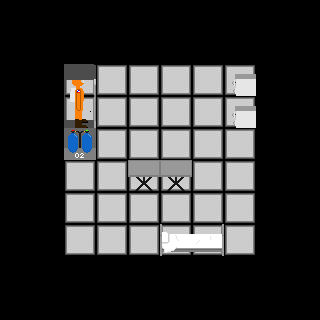

Below is a game level as drawn by its tile map, then a one-line description and the .tmx file that defines it, in full:
An orthogonal 10x10 tile map with 32x32 px tiles, 2 tile layers (Tile Layer 1, Tile Layer 2).

<map version="1.2" tiledversion="1.2.5" orientation="orthogonal" renderorder="right-down" width="10" height="10" tilewidth="32" tileheight="32" infinite="0" nextlayerid="3" nextobjectid="1">
 <tileset firstgid="1" source="../tilesets/Assept_Pack_1.tsx" />
 <layer id="1" name="Tile Layer 1" width="10" height="10">
  <data encoding="csv">
0,0,0,0,0,0,0,0,0,0,
0,0,0,0,0,0,0,0,0,0,
0,0,1,1,1,1,1,1,0,0,
0,0,1,1,1,1,1,1,0,0,
0,0,1,1,1,1,1,1,0,0,
0,0,1,1,1,1,1,1,0,0,
0,0,1,1,1,1,1,1,0,0,
0,0,1,1,1,1,1,1,0,0,
0,0,0,0,0,0,0,0,0,0,
0,0,0,0,0,0,0,0,0,0
</data>
 </layer>
 <layer id="2" name="Tile Layer 2" width="10" height="10">
  <data encoding="csv">
0,0,0,0,0,0,0,0,0,0,
0,0,0,0,0,0,0,0,0,0,
0,0,9,0,0,0,0,7,0,0,
0,0,17,0,0,0,0,7,0,0,
0,0,5,0,0,0,0,0,0,0,
0,0,1,0,2,2,0,0,0,0,
0,0,1,0,0,0,0,0,0,0,
0,0,1,0,0,3,4,1,0,0,
0,0,0,0,0,0,0,0,0,0,
0,0,0,0,0,0,0,0,0,0
</data>
 </layer>
</map>
